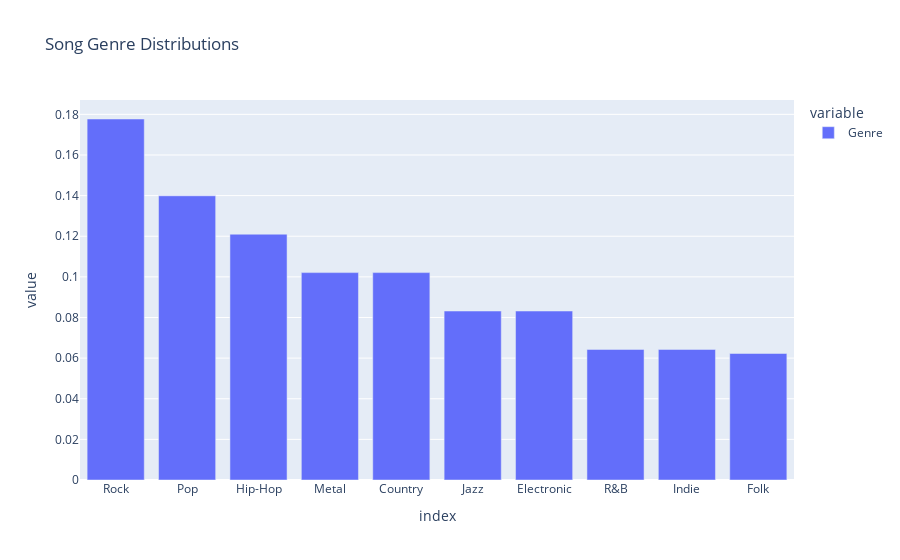

The code cell stored with this chart in its notebook:
### Code cell
px.bar(trainset.Genre.value_counts(normalize=True), title='Song Genre Distributions')

### Figure 1 — Plotly figure (JSON) as saved in the notebook; plotly's stock layout.template omitted (floating-point values rounded to 4 significant figures)
{"data": [{"alignmentgroup": "True", "hovertemplate": "variable=Genre<br>index=%{x}<br>value=%{y}<extra></extra>", "legendgroup": "Genre", "marker": {"color": "#636efa", "pattern": {"shape": ""}}, "name": "Genre", "offsetgroup": "Genre", "orientation": "v", "showlegend": true, "textposition": "auto", "type": "bar", "x": ["Rock", "Pop", "Hip-Hop", "Metal", "Country", "Jazz", "Electronic", "R&B", "Indie", "Folk"], "xaxis": "x", "y": [0.1777, 0.1399, 0.121, 0.1021, 0.1021, 0.08318, 0.08318, 0.06428, 0.06428, 0.06228], "yaxis": "y"}], "layout": {"barmode": "relative", "legend": {"title": {"text": "variable"}, "tracegroupgap": 0}, "title": {"text": "Song Genre Distributions"}, "xaxis": {"anchor": "y", "domain": [0, 1], "title": {"text": "index"}}, "yaxis": {"anchor": "x", "domain": [0, 1], "title": {"text": "value"}}}}
